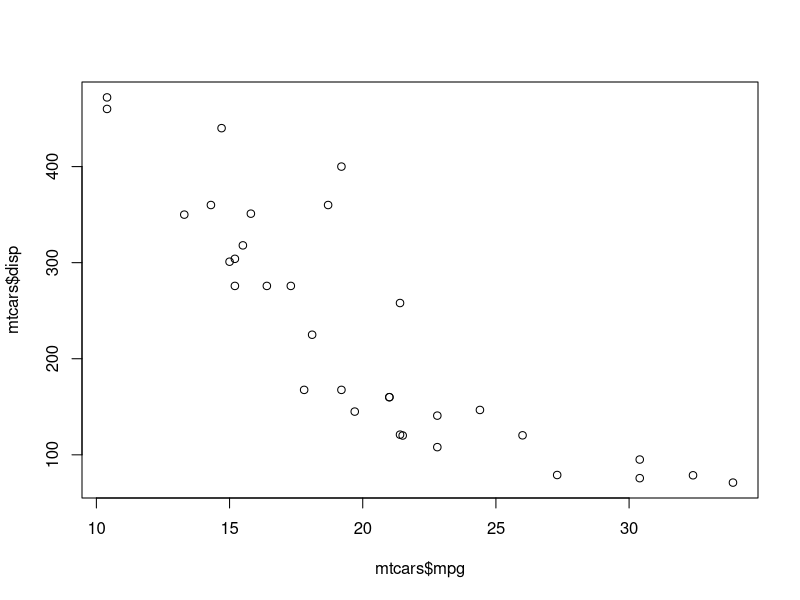
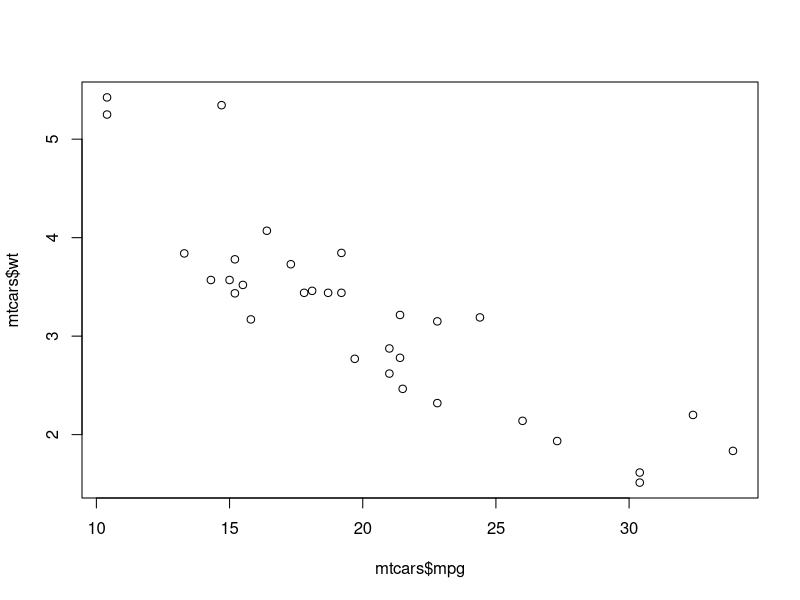
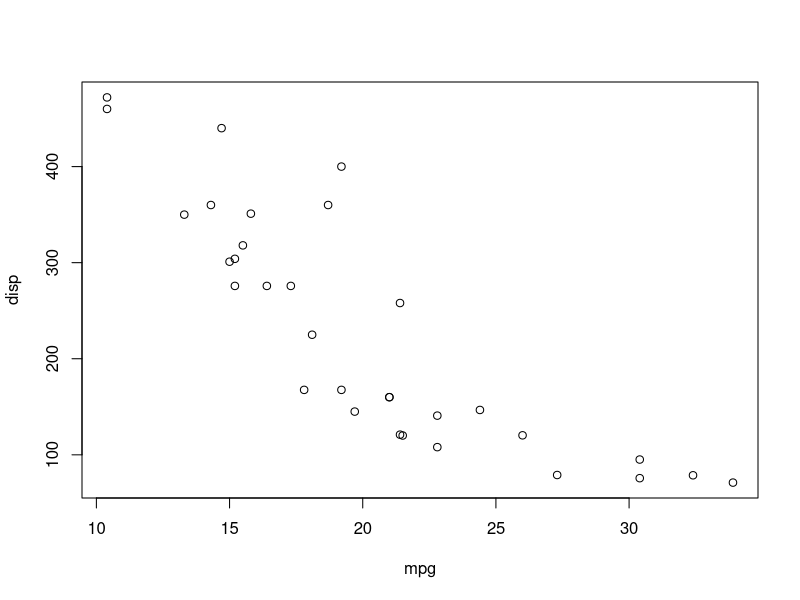
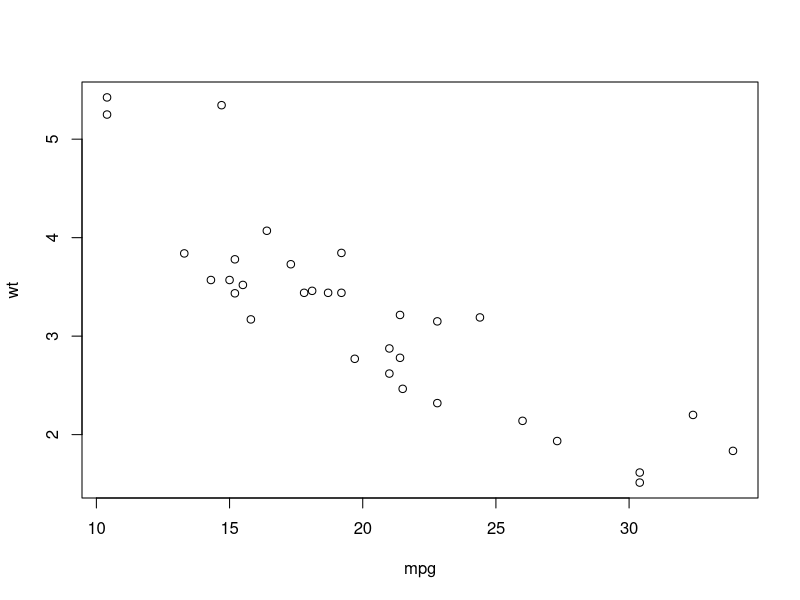
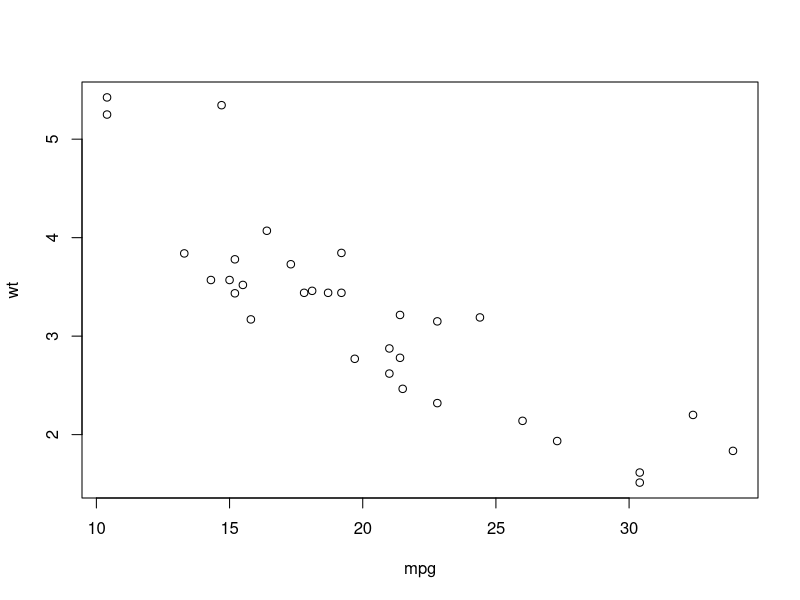

Generate these figures, in order, with R:

# To make a "data frame", which is a list of vectors of the same length, column bind, cbind
# Matrix requires all data with same type. but frame just require each vector.

# 数据框(data frame)用来存储整组相联的数据，可以看做一种特殊的列表(list)或一种矩阵。
# R中的数据框相当于SPSS或SAS中的数据集(dataset)。
# 数据框中的一列，一般来说相当于一个变量；数据框中的一行，一般来说相当于一条记录

# list是个筐，什么都可以往里装，包括它自身。
# 数据框是个二维数组，同列必须同类型，行随意。

# get frame from several vectors
x <- c(1,2)
y <- c(TRUE, FALSE )
year <- 2014:2015
D <- data.frame(y, year, x)
D

# Accessing one of these vectors, access column name is the same with binded variable name.
D$year

# get how many rows / columns in frame
nrow(D)
ncol(D)

# get frame from data of three column vector. the length will be max one.
# if max one is the times of others
x <- data.frame(1:6, 1:3, 1:2)
x

# frame can be linked with frame if rows number are the same
y <- data.frame(1:6, data.frame(1:6, 7:12))
y

# access frame via row / column index
a = data.frame(c1 = c(1), c2 = c(2))
print(a[1, 1])

# use sql in data frame, should install sqldf package at first.
library(sqldf)
df <- sqldf("select * from mtcars where carb=1")
df

# attach method for frame
summary(mtcars$mpg)
plot(mtcars$mpg, mtcars$disp)
plot(mtcars$mpg, mtcars$wt)

# attach is like import the namespace, then its sub data field can be used 
# without namespace. then you should take care if mpg already defined before.
# so with key word is useful here
attach(mtcars)
summary(mpg)
plot(mpg, disp)
plot(mpg, wt)
detach(mtcars)

# merge rbind cbind and subset
# merge is inner join. 
aFrame = data.frame(a = c(1), b = c('1'))
bFrame = data.frame(a = c(1), b = c('2'))
print(merge(aFrame, bFrame, by='a'))

# cbind add columns
cFrame = data.frame(d = c('one'))
print(cbind(aFrame, cFrame))

# rbind add rows
print(rbind(aFrame, bFrame))

# subset
print(subset(aFrame, a > 0))

# with 
with(mtcars, {
  summary(mpg, disp, wt)
  plot(mpg, wt)
})
